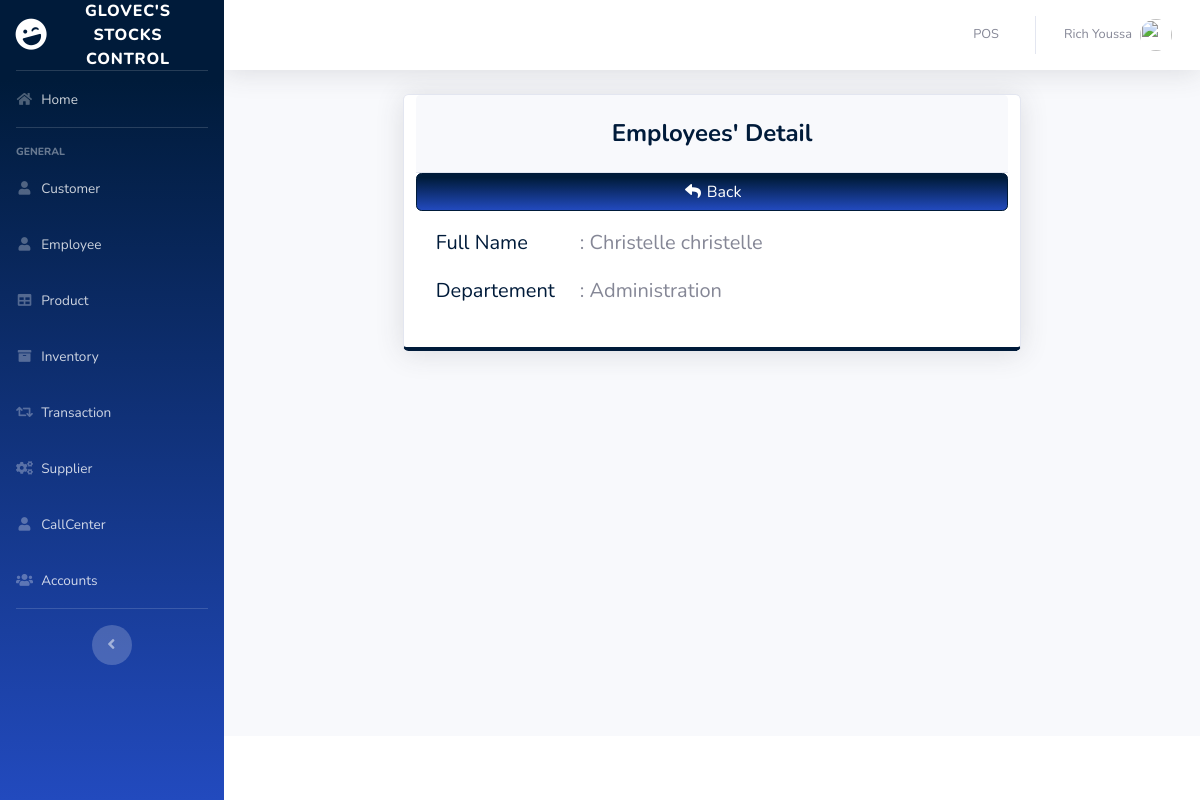
The page /pages/dep_searchfrm.php (signed in) on the database its author committed.
### tables this page shows
CREATE TABLE `employee` (
  `EMPLOYEE_ID` int(11) NOT NULL,
  `FIRST_NAME` varchar(50) DEFAULT NULL,
  `LAST_NAME` varchar(50) DEFAULT NULL,
  `GENDER` varchar(50) DEFAULT NULL,
  `EMAIL` varchar(100) DEFAULT NULL,
  `PHONE_NUMBER` varchar(11) DEFAULT NULL,
  `JOB_ID` int(11) DEFAULT NULL,
  `HIRED_DATE` varchar(50) NOT NULL,
  `LOCATION_ID` int(11) DEFAULT NULL,
  `DEPARTEMENT_ID` int(11) DEFAULT NULL
);

CREATE TABLE `departement` (
  `DEPARTEMENT_ID` int(11) NOT NULL,
  `Name` varchar(255) NOT NULL
);

### pages/dep_searchfrm.php (shortened to what this page needs)
<?php
include'../includes/connection.php';
include'../includes/sidebar.php';
?>
<?php
$query = 'SELECT EMPLOYEE_ID, FIRST_NAME, LAST_NAME,d.Name FROM employee e JOIN departement d ON e.DEPARTEMENT_ID=d.DEPARTEMENT_ID';
$result = mysqli_query($db, $query) or die(mysqli_error($db));
    while($row = mysqli_fetch_array($result))
    {
      $i= $row['FIRST_NAME'];
      $ii=$row['LAST_NAME'];
      $iii=$row['Name'];
    }
?>
          <center><div class="card shadow mb-4 col-xs-12 col-md-8 border-bottom-primary">
            <div class="card-header py-3">
              <h4 class="m-2 font-weight-bold text-primary">Employees' Detail</h4>
            </div>
            <a href="callcenter_departement.php" type="button" class="btn btn-primary bg-gradient-primary btn-block"> <i class="fas fa-flip-horizontal fa-fw fa-share"></i> Back </a>
            <div class="card-body">
                    <div class="form-group row text-left">
                      <div class="col-sm-3 text-primary">
                        <h5>
                          Full Name<br>
                        </h5>
                      </div>
                      <div class="col-sm-9">
                        <h5>
                          : <?php echo $i; ?> <?php echo $ii; ?> <br>
                        </h5>
                      </div>
                    </div>
                    <div class="form-group row text-left">
                      <div class="col-sm-3 text-primary">
                        <h5>
                          Departement<br>
                        </h5>
                      </div>
                      <div class="col-sm-9">
                        <h5>
                          : <?php echo $iii; ?> <br>
                        </h5>
                      </div>
                    </div>
          </div>
          </div>
<?php
include'../includes/footer.php';
?>

### rows shown on the page
employee: FIRST_NAME "Christelle", LAST_NAME "christelle"
departement: Name "Administration"

### other values the page prints
$_SESSION['FIRST_NAME'] "Rich"
$_SESSION['LAST_NAME'] "Youssa"
